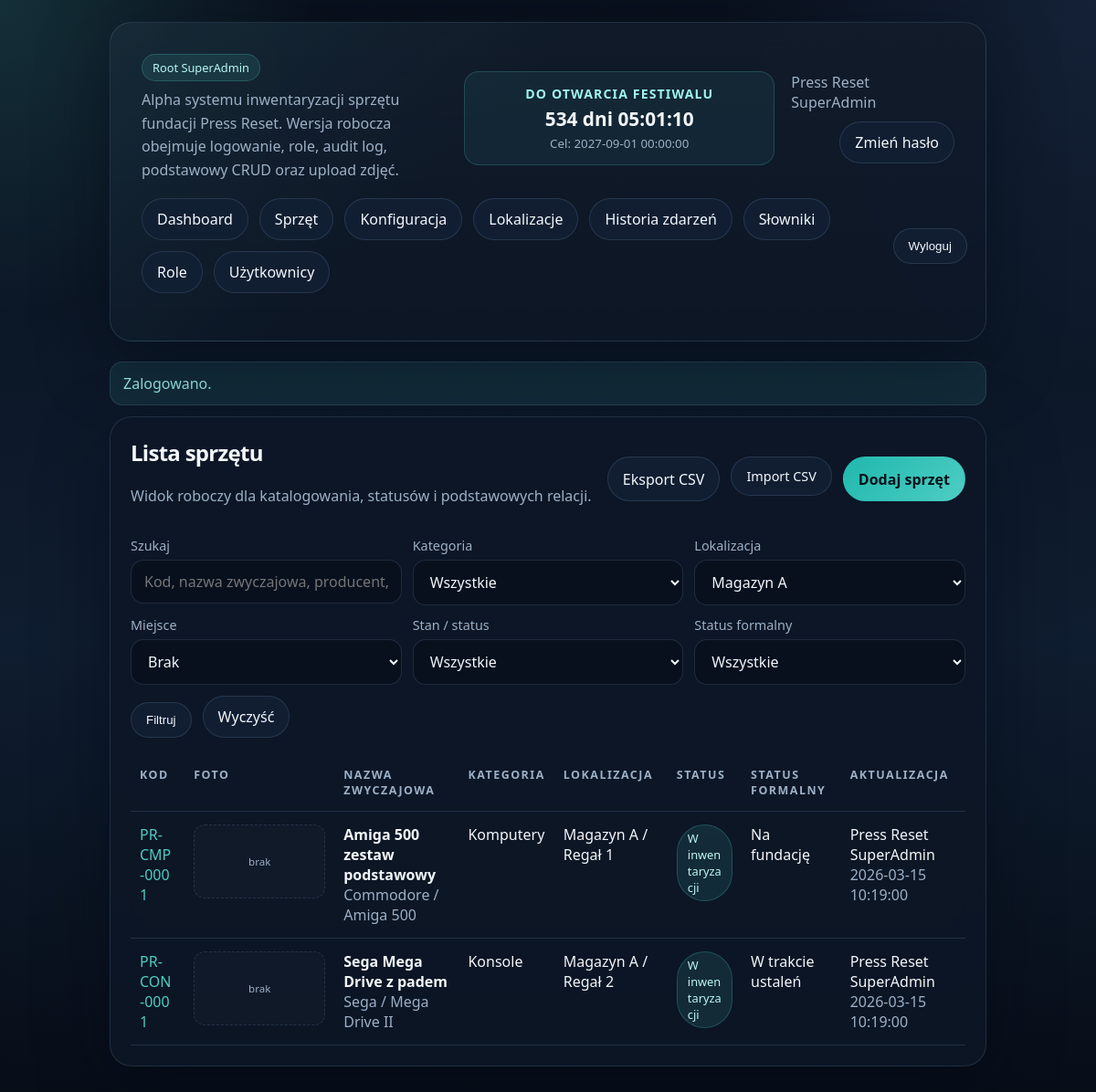
Page /index.php?page=equipment-list&location_id=1 (signed in) on the committed database.
### tables this page shows
CREATE TABLE IF NOT EXISTS users (
    id INT UNSIGNED AUTO_INCREMENT PRIMARY KEY,
    username VARCHAR(80) NOT NULL UNIQUE,
    display_name VARCHAR(120) NOT NULL,
    password_hash VARCHAR(255) NOT NULL,
    role VARCHAR(120) NOT NULL,
    active TINYINT(1) NOT NULL DEFAULT 1,
    must_change_password TINYINT(1) NOT NULL DEFAULT 0,
    last_login_at DATETIME NULL,
    created_at DATETIME NOT NULL DEFAULT CURRENT_TIMESTAMP,
    updated_at DATETIME NOT NULL DEFAULT CURRENT_TIMESTAMP ON UPDATE CURRENT_TIMESTAMP
);

CREATE TABLE IF NOT EXISTS roles (
    id INT UNSIGNED AUTO_INCREMENT PRIMARY KEY,
    name VARCHAR(120) NOT NULL,
    slug VARCHAR(120) NOT NULL UNIQUE,
    sort_order INT UNSIGNED NOT NULL DEFAULT 0,
    can_manage_users TINYINT(1) NOT NULL DEFAULT 0,
    can_manage_roles TINYINT(1) NOT NULL DEFAULT 0,
    can_manage_root_roles TINYINT(1) NOT NULL DEFAULT 0,
    can_edit_records TINYINT(1) NOT NULL DEFAULT 0,
    can_upload_images TINYINT(1) NOT NULL DEFAULT 0,
    can_delete_images TINYINT(1) NOT NULL DEFAULT 0,
    can_create_tasks TINYINT(1) NOT NULL DEFAULT 0,
    can_update_tasks TINYINT(1) NOT NULL DEFAULT 0,
    can_change_task_status TINYINT(1) NOT NULL DEFAULT 0,
    can_delete_tasks TINYINT(1) NOT NULL DEFAULT 0,
    can_manage_settings TINYINT(1) NOT NULL DEFAULT 0,
    can_manage_dictionaries TINYINT(1) NOT NULL DEFAULT 0,
    can_view_audit_history TINYINT(1) NOT NULL DEFAULT 0,
    can_export_csv TINYINT(1) NOT NULL DEFAULT 0,
    can_import_csv TINYINT(1) NOT NULL DEFAULT 0,
    is_system TINYINT(1) NOT NULL DEFAULT 0,
    created_at DATETIME NOT NULL DEFAULT CURRENT_TIMESTAMP
);

CREATE TABLE IF NOT EXISTS equipment (
    id INT UNSIGNED AUTO_INCREMENT PRIMARY KEY,
    category_id INT UNSIGNED NOT NULL,
    parent_equipment_id INT UNSIGNED NULL,
    location_id INT UNSIGNED NULL,
    location_place_id INT UNSIGNED NULL,
    inventory_code VARCHAR(60) NOT NULL UNIQUE,
    inventory_code_manual_override TINYINT(1) NOT NULL DEFAULT 0,
    title VARCHAR(180) NOT NULL,
    manufacturer VARCHAR(120) NOT NULL,
    model VARCHAR(120) NOT NULL,
    production_year VARCHAR(20) NOT NULL DEFAULT '',
    condition_status VARCHAR(120) NOT NULL DEFAULT 'inventory',
    ownership_status VARCHAR(120) NOT NULL DEFAULT 'unknown',
    location_text VARCHAR(180) NOT NULL DEFAULT '',
    barcode_value VARCHAR(120) NOT NULL DEFAULT '',
    qr_token VARCHAR(80) NOT NULL UNIQUE,
    notes TEXT NULL,
    created_by INT UNSIGNED NOT NULL,
    updated_by INT UNSIGNED NOT NULL,
    created_at DATETIME NOT NULL DEFAULT CURRENT_TIMESTAMP,
    updated_at DATETIME NOT NULL DEFAULT CURRENT_TIMESTAMP ON UPDATE CURRENT_TIMESTAMP,
    CONSTRAINT fk_equipment_category FOREIGN KEY (category_id) REFERENCES categories(id),
    CONSTRAINT fk_equipment_parent FOREIGN KEY (parent_equipment_id) REFERENCES equipment(id) ON DELETE SET NULL,
    CONSTRAINT fk_equipment_location FOREIGN KEY (location_id) REFERENCES locations(id) ON DELETE SET NULL,
    CONSTRAINT fk_equipment_location_place FOREIGN KEY (location_place_id) REFERENCES location_places(id) ON DELETE SET NULL,
    CONSTRAINT fk_equipment_created_by FOREIGN KEY (created_by) REFERENCES users(id),
    CONSTRAINT fk_equipment_updated_by FOREIGN KEY (updated_by) REFERENCES users(id)
);

CREATE TABLE IF NOT EXISTS categories (
    id INT UNSIGNED AUTO_INCREMENT PRIMARY KEY,
    name VARCHAR(120) NOT NULL,
    slug VARCHAR(120) NOT NULL UNIQUE,
    code_prefix VARCHAR(3) NOT NULL DEFAULT 'GEN',
    created_at DATETIME NOT NULL DEFAULT CURRENT_TIMESTAMP
);

CREATE TABLE IF NOT EXISTS locations (
    id INT UNSIGNED AUTO_INCREMENT PRIMARY KEY,
    name VARCHAR(120) NOT NULL,
    slug VARCHAR(120) NOT NULL UNIQUE,
    created_at DATETIME NOT NULL DEFAULT CURRENT_TIMESTAMP
);

CREATE TABLE IF NOT EXISTS location_places (
    id INT UNSIGNED AUTO_INCREMENT PRIMARY KEY,
    location_id INT UNSIGNED NOT NULL,
    name VARCHAR(120) NOT NULL,
    slug VARCHAR(120) NOT NULL,
    created_at DATETIME NOT NULL DEFAULT CURRENT_TIMESTAMP,
    UNIQUE KEY uniq_location_place (location_id, slug),
    CONSTRAINT fk_location_places_location FOREIGN KEY (location_id) REFERENCES locations(id) ON DELETE CASCADE
);

CREATE TABLE IF NOT EXISTS condition_statuses (
    id INT UNSIGNED AUTO_INCREMENT PRIMARY KEY,
    name VARCHAR(120) NOT NULL,
    slug VARCHAR(120) NOT NULL UNIQUE,
    sort_order INT UNSIGNED NOT NULL DEFAULT 0,
    created_at DATETIME NOT NULL DEFAULT CURRENT_TIMESTAMP
);

CREATE TABLE IF NOT EXISTS ownership_statuses (
    id INT UNSIGNED AUTO_INCREMENT PRIMARY KEY,
    name VARCHAR(120) NOT NULL,
    slug VARCHAR(120) NOT NULL UNIQUE,
    sort_order INT UNSIGNED NOT NULL DEFAULT 0,
    created_at DATETIME NOT NULL DEFAULT CURRENT_TIMESTAMP
);

### app/router.php (shortened to what the rows shown need)
<?php
$page = $_GET['page'] ?? 'home';
    ?>
    <?php
require_login();
    ?>
    <?php
if ($page === 'equipment-list') {
    $filters = [
        'q' => trim((string) ($_GET['q'] ?? '')),
        'category_id' => (int) ($_GET['category_id'] ?? 0),
        'location_id' => (int) ($_GET['location_id'] ?? 0),
        'place_id' => (int) ($_GET['place_id'] ?? 0),
        'condition_status' => trim((string) ($_GET['condition_status'] ?? '')),
        'ownership_status' => trim((string) ($_GET['ownership_status'] ?? '')),
    ];
    $where = [];
    $params = [];
    if ($filters['location_id'] > 0) {
        $where[] = 'e.location_id = :location_id';
        $params['location_id'] = $filters['location_id'];
    }
    $sql = 'SELECT e.*, c.name AS category_name, u.display_name AS updated_by_name, l.name AS location_name, lp.name AS place_name, img.file_path AS image_path
            FROM equipment e
            JOIN categories c ON c.id = e.category_id
            JOIN users u ON u.id = e.updated_by
            LEFT JOIN locations l ON l.id = e.location_id
            LEFT JOIN location_places lp ON lp.id = e.location_place_id
            LEFT JOIN (
                SELECT ei.equipment_id, ei.file_path
                FROM equipment_images ei
                INNER JOIN (
                    SELECT equipment_id, MIN(id) AS min_id
                    FROM equipment_images
                    GROUP BY equipment_id
                ) first_img ON first_img.min_id = ei.id
            ) img ON img.equipment_id = e.id';
    if ($where) {
        $sql .= ' WHERE ' . implode(' AND ', $where);
    }
    $sql .= ' ORDER BY e.updated_at DESC, e.inventory_code ASC';
    $equipment = query_all($sql, $params);
    render_header('Sprzęt');
    ?>
    <section class="panel">
        <div class="topbar">
            <div>
                <h2>Lista sprzętu</h2>
            </div>
        </div>
                    <?= category_options($filters['category_id'] > 0 ? $filters['category_id'] : null) ?>
                <select id="condition_status" name="condition_status" onchange="this.form.submit()"><?= status_options('condition_statuses', $filters['condition_status']) ?></select>
                <select id="ownership_status" name="ownership_status" onchange="this.form.submit()"><?= status_options('ownership_statuses', $filters['ownership_status']) ?></select>
        <div class="table-wrap">
            <table>
                <thead>
                <tr>
                    <th>Kod</th>
                    <th>Foto</th>
                    <th>Nazwa zwyczajowa</th>
                    <th>Kategoria</th>
                    <th>Lokalizacja</th>
                    <th>Status</th>
                    <th>Status formalny</th>
                    <th>Aktualizacja</th>
                </tr>
                </thead>
                <tbody>
                <?php foreach ($equipment as $row): ?>
                    <tr>
                        <td><a href="index.php?page=item&id=<?= (int) $row['id'] ?>"><?= h($row['inventory_code']) ?></a></td>
                        <td>
                            <?php if (!empty($row['image_path'])): ?>
                                <img class="thumb" src="<?= h($row['image_path']) ?>" alt="<?= h($row['title']) ?>">
                            <?php else: ?>
                                <div class="thumb-placeholder">brak</div>
                            <?php endif; ?>
                        </td>
                        <td><strong><?= h($row['title']) ?></strong><br><span class="muted"><?= h($row['manufacturer']) ?> / <?= h($row['model']) ?></span></td>
                        <td><?= h($row['category_name']) ?></td>
                        <td><?= h(location_label($row) ?: 'Brak') ?></td>
                        <td><span class="badge"><?= h(condition_label($row['condition_status'])) ?></span></td>
                        <td><?= h(ownership_label($row['ownership_status'])) ?></td>
                        <td><?= h($row['updated_by_name']) ?><br><span class="muted"><?= h($row['updated_at']) ?></span></td>
                    </tr>
                <?php endforeach; ?>
                </tbody>
            </table>
        </div>
    </section>
    <?php
    render_footer();
    exit;
}
    ?>

### app/layout.php (shortened to what the rows shown need)
<?php
function render_header(string $title): void
{
    $user = current_user();
    $deadlineIso = (string) app_setting('festival_deadline', app_config('festival_deadline'));
    $deadlineCard = null;
    if ($deadlineIso) {
        $now = new DateTimeImmutable('now', new DateTimeZone('Europe/Warsaw'));
        $deadline = new DateTimeImmutable($deadlineIso, new DateTimeZone('Europe/Warsaw'));
        $isPast = $deadline <= $now;
        $deadlineCard = [
            'label' => $isPast ? 'Termin minął' : 'Do otwarcia festiwalu',
            'date' => $deadline->format(DateTimeInterface::ATOM),
            'display_date' => $deadline->format('Y-m-d H:i:s'),
            'summary' => $isPast ? 'Termin docelowy został przekroczony.' : '',
        ];
    }
    ?>
    <!DOCTYPE html>
    <html lang="pl">
    <head>
        <link rel="stylesheet" href="assets/style.css">
    </head>
    <body>
    <main class="shell">
    <?php if ($user): ?>
        <section class="hero">
            <div class="hero-head">
                <div class="hero-copy">
                    <div class="badge"><?= h(role_label($user['role'])) ?></div>
                    <p>Alpha systemu inwentaryzacji sprzętu fundacji Press Reset. Wersja robocza obejmuje logowanie, role, audit log, podstawowy CRUD oraz upload zdjęć.</p>
                </div>
                <?php if ($deadlineCard): ?>
                    <div class="hero-countdown">
                        <div class="countdown-card" data-deadline="<?= h($deadlineCard['date']) ?>">
                            <strong><?= h($deadlineCard['label']) ?></strong>
                            <span class="countdown-value"><?= h($deadlineCard['summary']) ?></span>
                            <small>Cel: <?= h($deadlineCard['display_date']) ?></small>
                        </div>
                    </div>
                <?php endif; ?>
                <div class="hero-user">
                    <div class="muted"><?= h($user['display_name']) ?></div>
                    <div><a class="nav-pill" href="index.php?page=change-password">Zmień hasło</a></div>
                </div>
            </div>
            <nav class="topbar">
                <div class="actions">
                    <a class="nav-pill" href="index.php">Dashboard</a>
                    <a class="nav-pill" href="index.php?page=equipment-list">Sprzęt</a>
                    <?php if (can_manage_settings()): ?>
                        <a class="nav-pill" href="index.php?page=settings">Konfiguracja</a>
                        <a class="nav-pill" href="index.php?page=locations">Lokalizacje</a>
                    <?php endif; ?>
                    <?php if (can_view_audit_history()): ?>
                        <a class="nav-pill" href="index.php?page=audit-log">Historia zdarzeń</a>
                    <?php endif; ?>
                    <?php if (can_manage_dictionaries()): ?>
                        <a class="nav-pill" href="index.php?page=dictionaries">Słowniki</a>
                    <?php endif; ?>
                    <?php if (can_manage_roles()): ?>
                        <a class="nav-pill" href="index.php?page=roles">Role</a>
                    <?php endif; ?>
                    <?php if (can_manage_users()): ?>
                        <a class="nav-pill" href="index.php?page=users">Użytkownicy</a>
                    <?php endif; ?>
                </div>
                <form method="post" action="index.php?page=logout" class="inline-form">
                    <button class="nav-pill" type="submit">Wyloguj</button>
                </form>
            </nav>
        </section>
    <?php endif;
    foreach (flash() as $message): ?>
    <?php endforeach;
}
function render_footer(): void
{
    ?>
    </main></body></html>
    <?php
}
function category_options(?int $selectedId = null, bool $includePlaceholder = false, string $placeholder = 'Wybierz kategorię'): string
{
    $options = $includePlaceholder ? sprintf('<option value="">%s</option>', h($placeholder)) : '';
    foreach (inventory_dictionary_rows('categories') as $category) {
        $selected = ((int) $category['id'] === $selectedId) ? ' selected' : '';
        $options .= sprintf('<option value="%d"%s>%s</option>', (int) $category['id'], $selected, h($category['name']));
    }
    return $options;
}
function status_options(string $table, string $selectedValue, string $placeholder = 'Wszystkie'): string
{
    return dictionary_options($table, $selectedValue !== '' ? $selectedValue : null, true, $placeholder);
}

### rows in the picture
users: role.name "Root SuperAdmin", display_name "Press Reset SuperAdmin"
equipment: inventory_code "PR-CMP-0001", title "Amiga 500 zestaw podstawowy", manufacturer "Commodore", model "Amiga 500", category.name "Komputery", location.name "Magazyn A / Regał 1", condition_status.name "W inwentaryzacji", ownership_status.name "Na fundację", created_by.display_name "Press Reset SuperAdmin", updated_at "2026-03-15 10:19:00"
equipment: inventory_code "PR-CON-0001", title "Sega Mega Drive z padem", manufacturer "Sega", model "Mega Drive II", category.name "Konsole", location.name "Magazyn A / Regał 2", condition_status.name "W inwentaryzacji", ownership_status.name "W trakcie ustaleń", created_by.display_name "Press Reset SuperAdmin", updated_at "2026-03-15 10:19:00"

### other values in the picture
$deadlineCard['label'] "DO OTWARCIA FESTIWALU"
$deadlineCard['display_date'] "2027-09-01 00:00:00"
$message['message'] "Zalogowano."
form field location_id "Magazyn A"
form field condition_status "Wszystkie"
form field ownership_status "Wszystkie"
